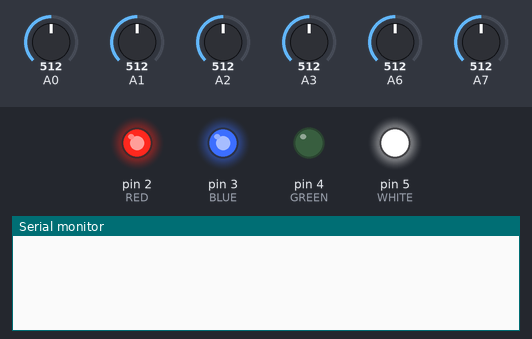
The sketch below on a simulated Arduino Nano, built with avr-gcc and run on an emulated ATmega328P. On the bench: output pins drawn as LEDs (lit = HIGH), the last lines printed to the serial monitor. The inputs (shaded band) are chosen by the test bench; at power-on: A6 = 512, A7 = 512, A0 = 512, A1 = 512, A2 = 512, A3 = 512. No radio packets arrive unless stated.

Above: at 1.2 s.
1.3 s: A6 set to 212
2.8 s: A6 set to 185
At 3.7 s:
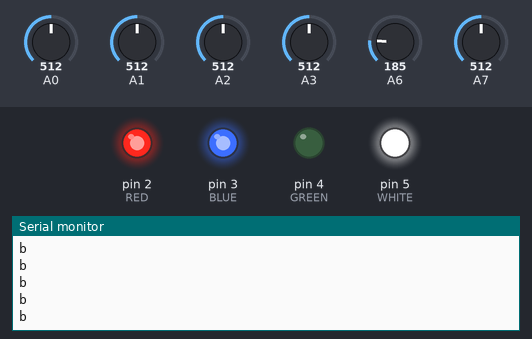
4.7 s: A7 set to 164
6.2 s: A7 set to 137
At 6.7 s:
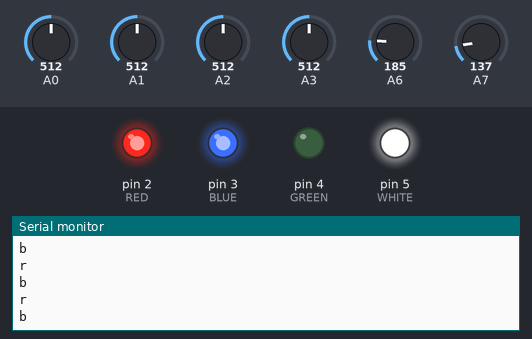

The sketch:

WirelessJoystick.ino
```cpp
/*
 * Team Id: SS#2364
 * Author List: Samarth Bonthala, Sagar Bharadwaj, Nagarakshith M S, Prajwal Bharadwaj
 * Filename: WirelessJoystick.ino
 * Theme: eYRC 2017 Spotter Snake
 * Functions: setup(), printAndSend(const char str[]), loop()
 * Global Variables: A0_state, A1_state, A2_state, A3_state, stMarkTime, curTime, gtMarkTime, stButtonCount, gtButtonCount, address[6]
 * Libraries Included: SPI.h, nRF24L01.h, RF24.h
*/

#include <SPI.h>
#include <nRF24L01.h>
#include <RF24.h>

// OFF_STATE, ON_STATE, ON_ANALOG, OFF_ANALOG are constants throughout the execution and are initialized with the values shown below. Global constants.
#define OFF_STATE 0
#define ON_STATE 1

#define ON_ANALOG 1000
#define OFF_ANALOG 100

// A0_state, A1_state, A2_state, A3_state: are intialized with the state values or thresholds to be compared with. Take on constant values
int A1_state = OFF_STATE;
int A2_state = OFF_STATE;
int A0_state = OFF_STATE;
int A3_state = OFF_STATE;
long int cscount=1;

// stMarkTime, curTime, gtMarkTime: Keeps track of time from the start/powerting of the arduino nano after the respective push button is pressed.Keeps counting until arduino is reset.
long stMarkTime=0, curTime=0, gtMarkTime=0;
// stButtonCount, gtButtonCount: Keeps a count of number of times the respective button 'st' or 'gt' is pressed to decide functionality. Takes on integer values
int stButtonCount = 0;
int gtButtonCount = 0;

RF24 radio(7, 8);
// address[6]: Assigns a particular/unique address to decide transmission link and avoid collisions in RF. Array of size 6 with initial index 0 to (length-1).
const byte address[6] = "00111";

/*
 * Function Name: setup
 * Input: NONE
 * Output: Executes the statements once and only once when the file is run
 * Logic: Initial setup of parameters based on functionality required, declaration of pins as input or output, etc
 * Example Call: setup()
 */
void setup() {
  Serial.begin(9600);
  pinMode(2,OUTPUT);//RED
  pinMode(3,OUTPUT);//BLUE
  pinMode(4,OUTPUT);//GREEN
  pinMode(5,OUTPUT);//WHITE
  pinMode(A2,INPUT);
  pinMode(A1,INPUT);
  pinMode(A0,INPUT);
  pinMode(A5,INPUT);
  pinMode(A6,INPUT);
  pinMode(A7,INPUT);
  digitalWrite(2,HIGH);
  digitalWrite(3,HIGH);
  digitalWrite(5,HIGH);
  // Execute initial functions of the radio object
  radio.begin();
  radio.openWritingPipe(address);
  radio.setPALevel(RF24_PA_MAX);
  radio.stopListening();
}

/*
 * Function Name: printAndSend
 * Input: const char a[]
 * Output: Transmits using nrf24l01 module and prints to serial monitor
 * Logic: write attribute of radio object in RF24 library is called and also printed to the serial monitor
 * Example Call: printAndSend("cp")
 */
void printAndSend(const char str[]){
  radio.write(str, 3);
  Serial.println(str);
}

/*
 * Function Name: loop
 * Input: NONE
 * Output: Default arduino function which re-runs the statements within it indefinitely.
 * Logic: The operations that can be controlled from this function are:
 *        1. If joystick is moved towards north, the transmitter sends a 'f'.
 *        2. If joystick is moved towards south, the transmitter sends a 'b'.
 *        3. If joystick is moved towards east, the transmitter sends a 'r'.
 *        4. If joystick is moved towards west, the transmitter sends a 'l'.
 *
 *        The push buttons offer the following functionality:
 *        1. Push button connected to A0 is responsible for Gait Transistion. Has three options options, Caterpillar("cp"), Sidewinding("sw") and rampClimber("rc")
 *        2. Push button connected to A1 is responsible for Head Turning(only one motor at a time). Has two options, turn first motor or turn third motor. "ht" is sent.
 *        3. Push button connected to A2 is responsible for Start/Stop. If pressed once or twice, START is enabled and if pressed more than twice, then it STOPS. "st" or "so" is sent.
 *        4. Push button connected to A3 is responsible for enabling/disabling Colour Sensor. "cs" is transmitted.
 * Example Call: loop()
 */
void loop() {
  curTime = millis();
  // Push Buttons
  // A0_val, A1_val, A2_val, A3_val: Read values from push buttons which are connected to push buttons. Takes values from 0 to 1023.
  int A2_val = analogRead(A2);
  int A1_val = analogRead(A1);
  int A0_val = analogRead(A0);
  int A3_val = analogRead(A3);

  // The signal should only be sent when the push button is released and not when it is pressed. Thus the following logic is used. It is self explanatory.

  // For gait transition and start and stop signals, time interval of 0.5s and 3s respectively is taken to count the number of times a button is pushed.

  if(A0_state==OFF_STATE && A0_val>ON_ANALOG) A0_state = ON_STATE;
  if(A0_state==ON_STATE && A0_val<OFF_ANALOG){
    if(gtButtonCount==0) { gtMarkTime = millis(); }
    gtButtonCount++;
    A0_state=OFF_STATE;
  }

  if(A1_state==OFF_STATE && A1_val>ON_ANALOG) A1_state = ON_STATE;
  if(A1_state==ON_STATE && A1_val<OFF_ANALOG){
    digitalWrite(2,HIGH);
    digitalWrite(4,HIGH);
    digitalWrite(3,HIGH);
    printAndSend("ht");
    A1_state=OFF_STATE;
  }

  if(A2_state==OFF_STATE && A2_val>ON_ANALOG) A2_state = ON_STATE;
  if(A2_state==ON_STATE && A2_val<OFF_ANALOG){
    if(stButtonCount==0) { stMarkTime = millis(); }
    stButtonCount++;
    A2_state=OFF_STATE;
  }

  if(curTime-stMarkTime >=700){
    if(stButtonCount && stButtonCount>=3){
      printAndSend("so");
    }
    else if(stButtonCount && stButtonCount<3){
      printAndSend("st");
    }
    stButtonCount = 0;
    stMarkTime = curTime;
  }

  if(curTime-gtMarkTime >=1000){
    if(gtButtonCount && gtButtonCount==2){
      digitalWrite(3,HIGH);
      digitalWrite(4,HIGH);
      digitalWrite(2,LOW);
      printAndSend("sw");
    }
    else if(gtButtonCount && gtButtonCount==1){
      digitalWrite(2,HIGH);
      digitalWrite(3,HIGH);
      digitalWrite(4,LOW);
      printAndSend("cp");
    }
    else if(gtButtonCount && gtButtonCount==3){
      digitalWrite(2,HIGH);
      digitalWrite(4,HIGH);
      digitalWrite(3,LOW);
      printAndSend("rc");
    }
    else if(gtButtonCount && gtButtonCount==4){
      digitalWrite(2,LOW);
      digitalWrite(4,LOW);
      digitalWrite(3,HIGH);
      printAndSend("ro");
    }
    gtButtonCount = 0;
    gtMarkTime = curTime;
  }

  if(A3_state==OFF_STATE && A3_val>ON_ANALOG) A3_state = ON_STATE;
  if(A3_state==ON_STATE && A3_val<OFF_ANALOG){
    printAndSend("cs");
    cscount++;
    if(cscount%2==0) digitalWrite(5,LOW);
    else digitalWrite(5,HIGH);
    A3_state=OFF_STATE;
    delay(100);
  }

  // Joystick
  // A6_val, A7_val: Read analog values from the joystick which is nothing but two way potentiometer. Gives values in range 0 to 1023 along both the axes.

  int A6_val = analogRead(A6); //y-axis
  int A7_val = analogRead(A7); //x-axis

  // Suitable thresholds are found to give effective and minimal human error during joystick operation.

  if(A6_val<200 && (A7_val>300 || A7_val<700))
    printAndSend("b");
  else if(A6_val >800 && (A7_val>300 || A7_val<700))
          printAndSend("f");

   if(A7_val<150 && (A6_val>300 || A6_val<700))
       printAndSend("r");
   else if(A7_val >800 && (A6_val>300 || A6_val<700))
          printAndSend("l");

}
```

Measured:
- the behaviour switches between 200 and 199 on A6 (found by bisection; images 0 and 1)
- after the input at 2.8 s, the serial monitor: prints a new line at once (image 1)
- after the input at 6.2 s, the serial monitor: prints a new line after 0.07 s (image 2)
